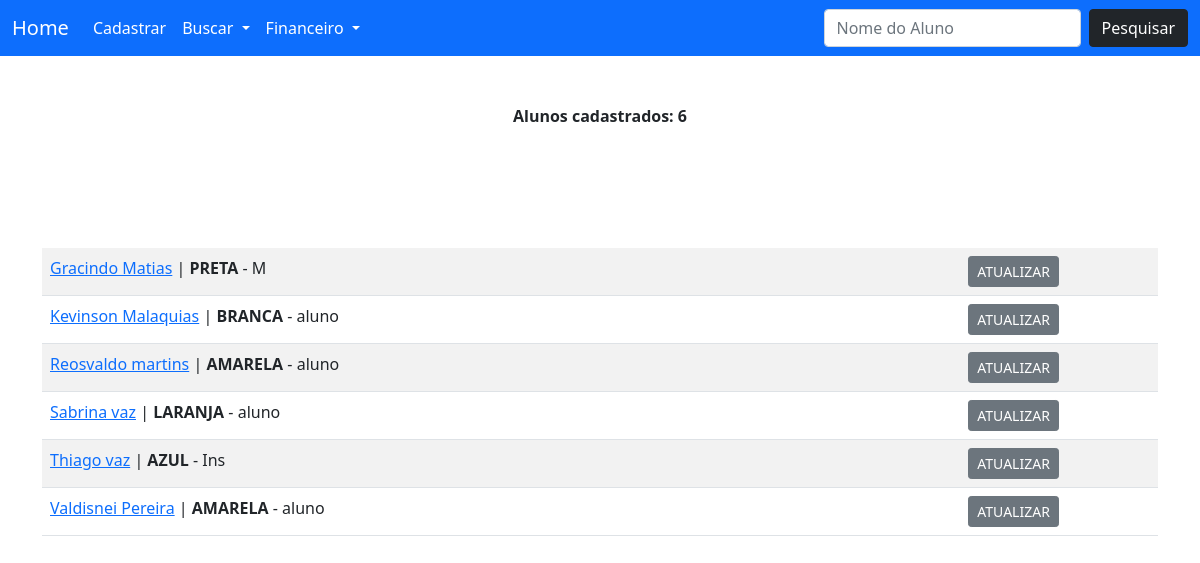
/lista_alunos, run on an earlier commit of the app's database.
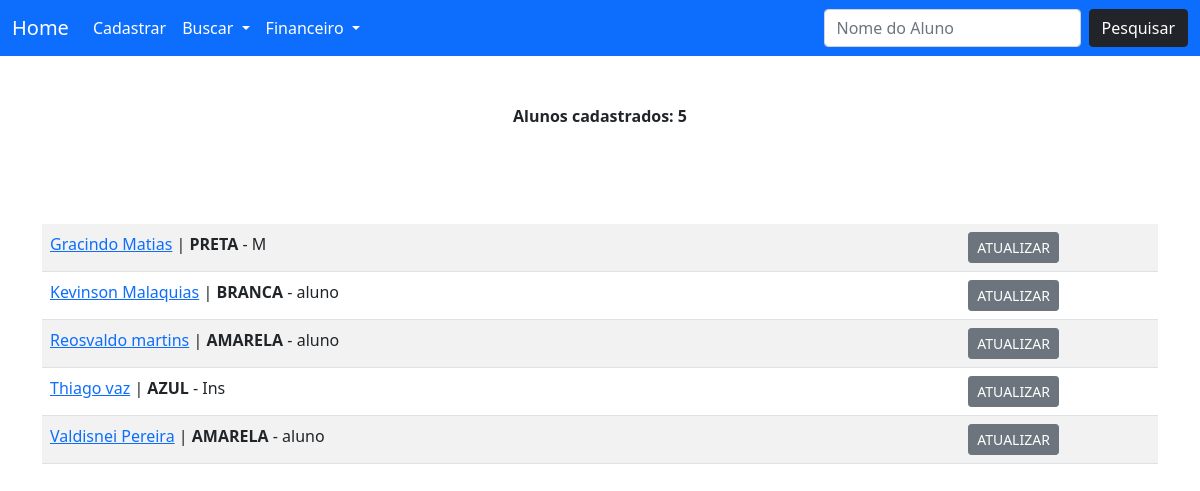
And on a later commit of the database.
### main/models.py (models this page shows)
class Aluno(models.Model):
    nome = models.CharField(max_length=100)
    menor = models.BooleanField(default=False)
    data_nascimento = models.DateField('Data de Nascimento', blank=True, null=True)
    cell = models.IntegerField(blank=True, null=True)
    email = models.EmailField('Email', blank=True, null=True)
    ativo = models.BooleanField(default=True)
    faixa = models.CharField(max_length=20, blank=True, null=True)
    data_inscricao = models.DateField('Data de Inscrição', blank=True, null=True)
    horario = models.CharField(max_length=20, blank=True, null=True)
    titulo = models.CharField(max_length=20, blank=True, default='')
    instrutor = models.ForeignKey('self', blank = True, null=True, on_delete=models.SET_NULL)
    plano_assinado = models.ForeignKey('Plano', blank=True, null=True, on_delete=models.SET_NULL)
    nome_busca = models.CharField(max_length=100, blank=True, null=True)
    def __str__(self):
        return self.nome

### main/views.py (the view)
# urls.py: path('lista_alunos', views.lista_alunos, name='lista-alunos'),
def lista_alunos(request):
    if request.POST:
        alunos = Aluno.objects.filter(nome__contains=request.POST['searched'].order_by('nome'))
    else:
        alunos = Aluno.objects.all().order_by('nome')
    return render(request, 'lista_alunos.html', {'alunos':alunos})

### main/templates/lista_alunos.html
{% extends 'base.html' %}
{% block content %}
	<center>
        <br><br>
        <strong>Alunos cadastrados: {{ alunos.count }}</strong>
        <table class="table table-striped table-hover">
        {% if alunos %}
            {% for aluno in alunos %}
            <tr>
                <td>
                    <a href="{% url  'show-aluno' aluno.id %}">{{ aluno }}</a> | <strong>{{ aluno.faixa }}</strong>
                    {% if aluno.titulo %}
                        - {{ aluno.titulo }}
                    {% endif %}
                </td>
                    <td align="center">
                        <a href="{% url  'update-aluno' aluno.id %}" class="btn btn-secondary btn-sm"> ATUALIZAR </a>
                </td>
            </tr>
            <br>
            {% endfor %}
        {% else %}
            <strong>Nenhum aluno cadastrado!</strong>
        {% endif %}
        </table>
    </center>
{% endblock %}

### main/templates/base.html (shortened to what this page needs)
<!doctype html>
<html lang="en">
  <head>
    <link href="https://cdn.jsdelivr.net/npm/bootstrap@5.1.1/dist/css/bootstrap.min.css" rel="stylesheet">
  </head>
  <body>
    {% include 'navbar.html' %}
    <div class="container">
      {% block content %}
      {% endblock %}
    </div>
  </body>
</html>

### main/templates/navbar.html (shortened to what this page needs)
<nav class="navbar navbar-expand-lg navbar-dark bg-primary">
    <div class="container-fluid">
      <a class="navbar-brand" href="{% url 'home' %}">Home</a>
      <div class="collapse navbar-collapse" id="navbarSupportedContent">
        <ul class="navbar-nav me-auto mb-2 mb-lg-0">
          <li class="nav-item">
            <a class="nav-link active" aria-current="page" href="{% url 'add-aluno' %}">Cadastrar</a>
          </li>
          <li class="nav-item dropdown">
            <a class="nav-link active dropdown-toggle" href="#" id="navbarDropdown1" role="button" data-bs-toggle="dropdown" aria-haspopup="true" aria-expanded="false">
              Buscar
            </a>
          </li>
          <li class="nav-item dropdown">
            <a class="nav-link active dropdown-toggle" href="#" id="navbarDropdown" role="button" data-bs-toggle="dropdown" aria-expanded="false">
              Financeiro
            </a>
          </li>
        </ul>
        <form class="d-flex" method=POST action="{% url 'lista-alunos' %}">
          <input class="form-control me-2" type="search" placeholder="Nome do Aluno" aria-label="Search"
          name="busca_nome">
          <button class="btn btn-dark" type="submit">Pesquisar</button>
        </form>
      </div>
    </div>
  </nav>

What changed in the data, as far as the page shows it:
removed Aluno: nome "Sabrina vaz", faixa "LARANJA", titulo "aluno"
Also different on the page:
{{ alunos.count }}: "6" → "5"
